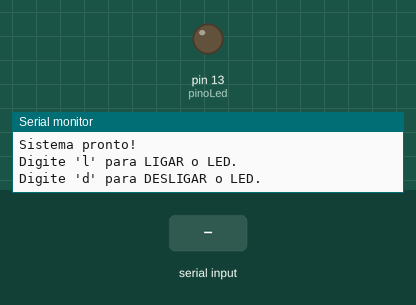
The sketch below on a simulated Arduino Uno, built with avr-gcc and run on an emulated ATmega328P. On the bench: output pins drawn as LEDs (lit = HIGH), the last lines printed to the serial monitor. The inputs (shaded band) are chosen by the test bench.

Above: at 1.2 s.
1.3 s: "l" received over Serial
At 2.2 s:
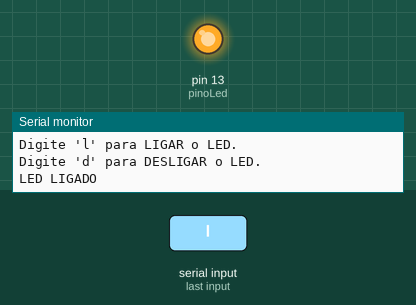
2.8 s: "d" received over Serial
At 3.4 s:
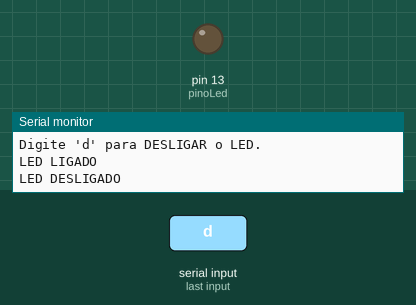
4.3 s: "L" received over Serial
At 5.5 s:
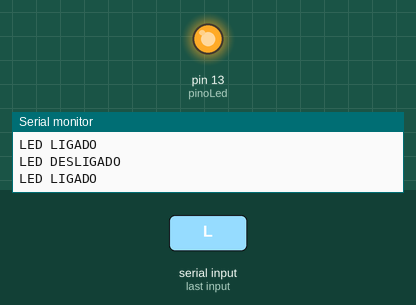
5.8 s: "D" received over Serial
At 6.8 s:
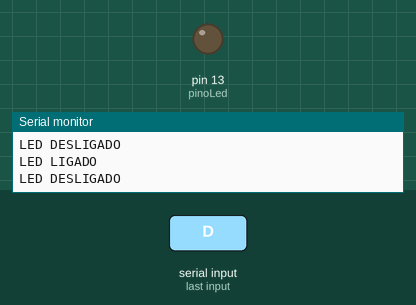
Timing chart, 0 to 8.3 s (numbered marks = the images above; inputs shaded):
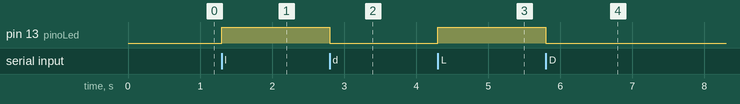

Measured:
- after the input at 1.3 s, pin 13 (pinoLed): LOW → HIGH at once
- after the input at 2.8 s, pin 13 (pinoLed): HIGH → LOW at once
- after the input at 4.3 s, pin 13 (pinoLed): LOW → HIGH at once
- after the input at 5.8 s, pin 13 (pinoLed): HIGH → LOW at once

The sketch:

LED.ino
```cpp
const int pinoLed = 13; // Define o pino 13 para o LED integrado
char comando;          // Variável para armazenar o caractere recebido

void setup() {
  pinMode(pinoLed, OUTPUT); // Configura o pino do LED como saída
  Serial.begin(9600);       // Inicializa a comunicação serial a 9600 bps

  // Mensagem inicial de orientação no Monitor Serial
  Serial.println("Sistema pronto!");
  Serial.println("Digite 'l' para LIGAR o LED.");
  Serial.println("Digite 'd' para DESLIGAR o LED.");
}

void loop() {
  // Verifica se há dados disponíveis para leitura na porta serial
  if (Serial.available() > 0) {
    comando = Serial.read(); // Lê o caractere enviado

    // Compara o caractere recebido (aceita maiúsculas e minúsculas)
    if (comando == 'l' || comando == 'L') {
      digitalWrite(pinoLed, HIGH); // Liga o LED
      Serial.println("LED LIGADO");
    }
    else if (comando == 'd' || comando == 'D') {
      digitalWrite(pinoLed, LOW);  // Desliga o LED
      Serial.println("LED DESLIGADO");
    }
  }
}
```
